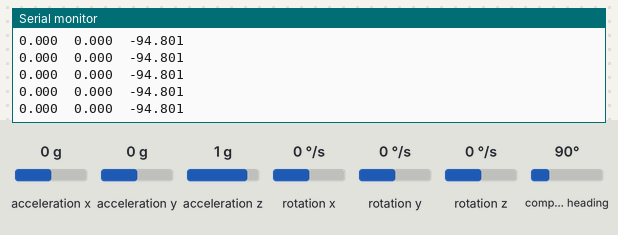
Simulated run of this sketch. Board: Arduino Uno, built with avr-gcc and run on an emulated ATmega328P. Shown: the last lines printed to the serial monitor. Wiring (inferred from the names in the program): QMC5883L compass at I2C address 0x0D; MPU-6050 motion sensor at I2C address 0x68. Inputs (shaded band) come from the test bench; at power-on: acceleration z 1 g, acceleration x 0 g, acceleration y 0 g, compass heading 90°, rotation x 0 °/s, rotation y 0 °/s, rotation z 0 °/s.

Above: at 1.2 s.
1.3 s: acceleration z set to 0 g
At 1.36 s:
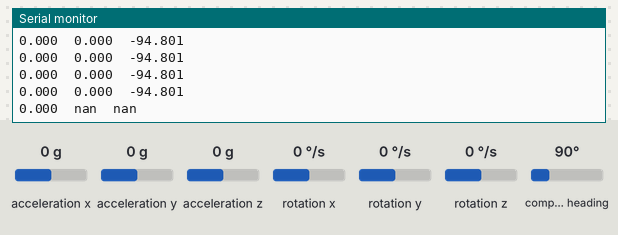
3.2 s: acceleration x set to -1.4 g
At 3.25 s:
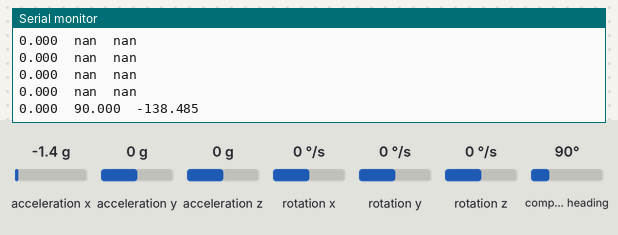
4.7 s: acceleration y set to 0.8 g
At 4.7 s:
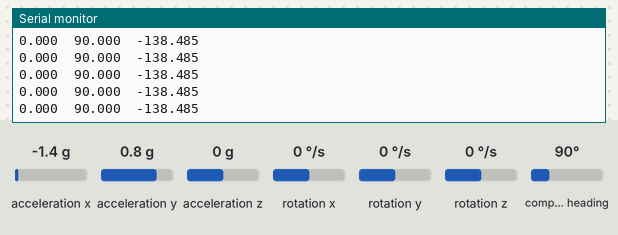
7.7 s: compass heading set to 7°
At 7.71 s:
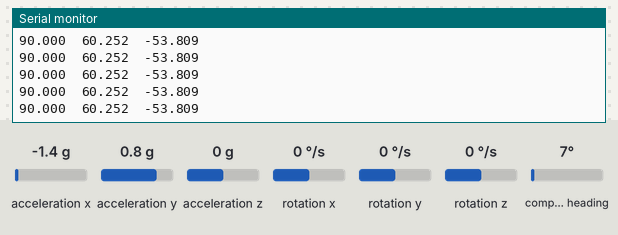
Timing chart, 0 to 10.2 s (numbered marks = the images above; inputs shaded):
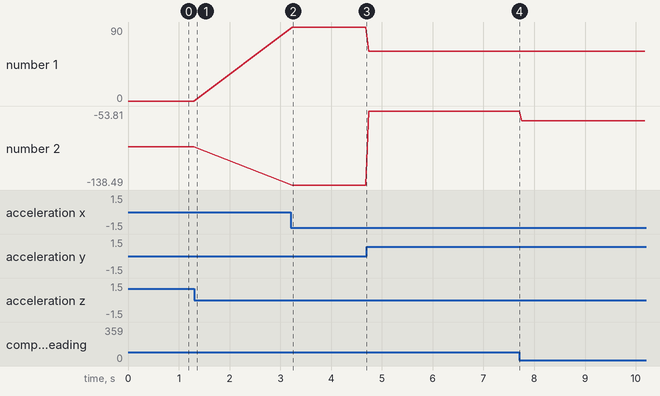

The sketch:

mag_angle.ino
```cpp
#include <Wire.h>
#define MPU_addr 0x68 // 0x69
#define MAG_5883_addr 0x0D
float AcX,AcY,AcZ,Tmp,GyX,GyY,GyZ;
float AcX_P,AcY_P,AcZ_P;
float SampleFrequency = 250, dt = 1/SampleFrequency, loop_timer = 1000000*dt;
float acc_sensitivity=4096;
float amx, amy, amz;
float phi, th;
int MgX, MgY, MgZ;
float Vx = 226.04, Vy = 308.03, Vz = 40.425;
float phi_mag;
unsigned long t;

void setup() {
  Serial.begin(115200);
  Wire.begin();
  TWBR = 12;
  setup_MPU_6050_registers();
  setup_MAG_DA5883_registers();
  t=micros();
}

void loop() {
  read_MPU_6050_data();
  read_MAG_DA5883_data();
  //LPF_acc();
  acc_angle_calc();
  mag_angle_calc();
  print_angles();

  //Serial.println((micros()-t));
  delay(50);
}

void LPF_acc(){
  float k = 0.05;
  AcX = AcX*k + (1-k)*AcX_P;
  AcY = AcY*k + (1-k)*AcY_P;
  AcZ = AcZ*k + (1-k)*AcZ_P;
  AcX_P = AcX;
  AcY_P = AcY;
  AcZ_P = AcZ;
}

void mag_angle_calc(){
  MgX = MgX - Vx;
  MgY = MgY - Vy;
  MgZ = MgZ - Vz;

  float BnX = MgX*cos(th) + MgY*sin(th)*sin(phi) + MgZ*sin(th)*cos(phi);
  float BnY = MgY*cos(phi) - MgZ*sin(phi);
  phi_mag = -atan2(BnY,BnX);
}

void acc_angle_calc(){
  amx = AcX/acc_sensitivity;
  amy = AcY/acc_sensitivity;
  amz = AcZ/acc_sensitivity;

  float g = sqrt(amx*amx + amy*amy + amz*amz);
  phi = atan2(amy,amz);
  th = -asin(amx/g);
}

void print_angles(){
  Serial.print(phi*180/PI,3); Serial.print("\t");
  Serial.print(th*180/PI,3) ; Serial.print("\t");
  Serial.println(phi_mag*180/PI,3);
}

void setup_MPU_6050_registers(){
  //Activate the MPU-6050
  Wire.beginTransmission(MPU_addr);                                    //Start communicating with the MPU-6050
  Wire.write(0x6B);                                                    //Send the requested starting register
  Wire.write(0x00);                                                    //Set the requested starting register
  Wire.endTransmission(true);                                          //End the transmission
  //Configure the accelerometer (+/-8g)
  Wire.beginTransmission(MPU_addr);                                    //Start communicating with the MPU-6050
  Wire.write(0x1C);                                                    //Send the requested starting register
  Wire.write(0x10);                                                    //Set the requested starting register
  Wire.endTransmission(true);                                          //End the transmission
  //Configure the gyro (500dps full scale)
  Wire.beginTransmission(MPU_addr);                                    //Start communicating with the MPU-6050
  Wire.write(0x1B);                                                    //Send the requested starting register
  Wire.write(0x08);                                                    //Set the requested starting register
  Wire.endTransmission(true);                                          //End the transmission
  //low pass filter
  Wire.beginTransmission(MPU_addr);                                    //Start communicating with the MPU-6050
  Wire.write(0x1A);                                                    //Send the requested starting register
  Wire.write(0x03);                                                    //Set the requested starting register
  Wire.endTransmission(true);
}

void setup_MAG_DA5883_registers(){
  Wire.beginTransmission(MAG_5883_addr);
  Wire.write(0x0B); // Tell the HMC5883 to Continuously Measure
  Wire.write(0x01); // Set the Register
  Wire.endTransmission();
  Wire.beginTransmission(MAG_5883_addr);
  Wire.write(0x09); // Tell the HMC5883 to Continuously Measure
  Wire.write(0x1D); // Set the Register
  Wire.endTransmission();
}

void read_MPU_6050_data(){
  Wire.beginTransmission(MPU_addr);
  Wire.write(0x3B);  // starting with register 0x3B (ACCEL_XOUT_H)
  Wire.endTransmission(false);
  Wire.requestFrom(MPU_addr,14,true);  // request a total of 14 registers
  while(Wire.available() < 14);
  AcX=Wire.read()<<8|Wire.read();  // 0x3B (ACCEL_XOUT_H) & 0x3C (ACCEL_XOUT_L)
  AcY=Wire.read()<<8|Wire.read();  // 0x3D (ACCEL_YOUT_H) & 0x3E (ACCEL_YOUT_L)
  AcZ=Wire.read()<<8|Wire.read();  // 0x3F (ACCEL_ZOUT_H) & 0x40 (ACCEL_ZOUT_L)
  Tmp=Wire.read()<<8|Wire.read();  // 0x41 (TEMP_OUT_H) & 0x42 (TEMP_OUT_L)
  GyX=Wire.read()<<8|Wire.read();  // 0x43 (GYRO_XOUT_H) & 0x44 (GYRO_XOUT_L)
  GyY=Wire.read()<<8|Wire.read();  // 0x45 (GYRO_YOUT_H) & 0x46 (GYRO_YOUT_L)
  GyZ=Wire.read()<<8|Wire.read();  // 0x47 (GYRO_ZOUT_H) & 0x48 (GYRO_ZOUT_L)
}

void read_MAG_DA5883_data(){
  Wire.beginTransmission(MAG_5883_addr);
  Wire.write(0x00); //start with register 3.
  Wire.endTransmission();
  Wire.requestFrom(MAG_5883_addr, 6);
  if (6 <= Wire.available()){
    MgX = Wire.read()|Wire.read() << 8;
    MgY = Wire.read()|Wire.read() << 8;
    MgZ = Wire.read()|Wire.read() << 8;
  }
}
```

Measured:
- after the input at 1.3 s, the serial monitor: prints a new line at once (image 1)
- after the input at 3.2 s, the serial monitor: prints a new line at once (image 2)
- plotted number 1: 0 → 90 after the input at 3.2 s, 90 → 60.25 after the input at 4.7 s
- plotted number 2: -94.8 → -138.49 after the input at 3.2 s, -138.49 → -53.81 after the input at 4.7 s, -53.81 → -65.05 after the input at 7.7 s
